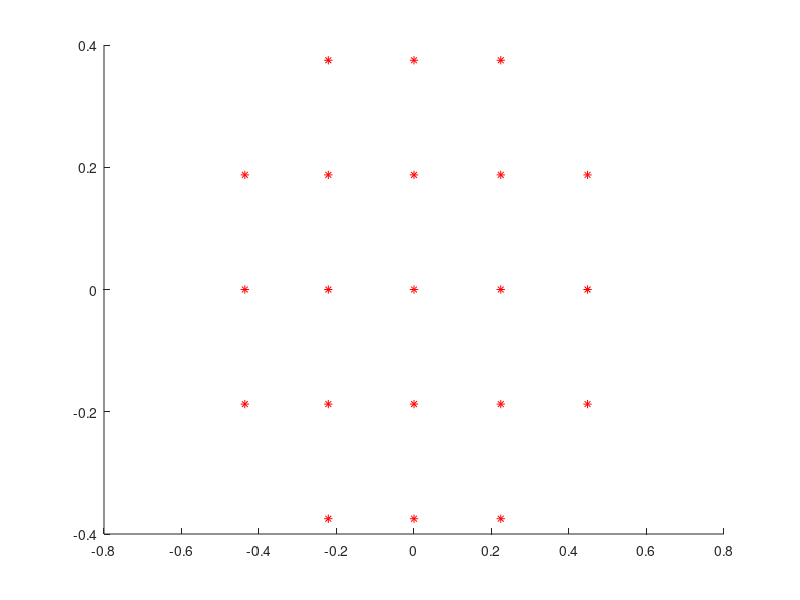

This figure's MATLAB source: (Note: this script raises an error after producing the figure.)
%% Clean
clc;clear all;close all;warning('off');
% profile on
tic
%% Grid,Coordinates
Nx =156;Ny=28;Nz=32; % number of harmonics
Lx= 30;Ly=4;Lz=6;   % mapping ''areas''
eta_ygl  = 2/Ly;   etagl = -cos(pi*(0:Ny)/Ny)';   ygl = (etagl+1)/eta_ygl;
eta_yg  = 2/Ly;    etag  = -cos(pi*(0.5:Ny)/Ny)'; yg = (etag+1)/eta_yg;
xi  = (0:Nx-1)/Nx*2*pi; xi_x = 2*pi/Lx; x   = xi/xi_x;
zi  = (0:Nz-1)/Nz*2*pi; zi_z = 2*pi/Lz; z   = zi/zi_z;
%% Modes
kx  = fftshift(-Nx/2:Nx/2-1);    % wave number vector
kz = fftshift(-Nz/2:Nz/2-1);
kzz=shiftdim(kz,-1);
%% Preprocessing
% Parametergausslast
Re=10;vis = 1/Re;                % visc 1/Re
[X,Y,Z]   = meshgrid(x,ygl,z);
[Xg,Yg,Zg] = meshgrid(x,yg,z);
% plot(ones(size(ygl)),ygl,'r*',ones(size(yg)),yg,'k*');legend('G.L.','G.')
        %%
% Vandermonde Matrices for Gauss-Lobatto & Gauss
Vetagl          = cos(acos(etagl)*(0:Ny));
dVetagl         = diag(1./sqrt(1-etagl.^2))*sin(acos(etagl)*(0:Ny))*diag(0:Ny);
dVetagl(1,:)    = (-1).^(1:Ny+1).*(0:Ny).^2;
dVetagl(Ny+1,:)  = (0:Ny).^2;
Detagl          = dVetagl/Vetagl;
D2etagl = Detagl^2;

Vetag  = cos(acos(etag)*(0:Ny-1));
Detag          = diag(1./sqrt(1-etag.^2))*sin(acos(etag)*(0:Ny-1))*diag(0:Ny-1);
Detag  = Detag/Vetag;
% Timecomplex2real
tfinal =60;  dt     = 1e-3;  Nstep  = ceil(tfinal/dt);  t      = (0:Nstep)*dt;
% Other operators
ZNx = diag(ones(1,Ny+1));
ZNz = ZNx;
ZNy = diag([0 ones(1,Ny-1) 0]);
Igl = speye(Ny+1);
Ig  = speye(Ny);
Igldt=(3/(2*dt))*Igl;
Iglvis=vis*Igl;
% Divergence and gradient operators
VG_trunc = [Vetag zeros(Ny,1)];
div_x  = VG_trunc*inv(Vetagl)*Igl*ZNx;   % must be multiplied with 1i*kx(oo) for each Fourier mode
div_y  = VG_trunc*inv(Vetagl)*Detagl*eta_ygl*ZNy;
grad_x = Vetagl(:,1:Ny)*inv(Vetag)*Ig;      % must be multiplied with 1i*kx(oo) for each Fourier mode
grad_y = Vetagl(:,1:Ny)*inv(Vetag)*Detag*eta_yg;
div_x_act_on_grad_x = -Ig;            % must be multiplied with kx(oo)^2 for each Fourier mode
div_y_act_on_grad_y = div_y*grad_y;

% Test Functions U,V,P
% ufun = @(x,y,z,t) Ly-(y-Ly/2).^2;
ufun = @(x,y,z,t) ones(size(x));
vfun = @(x,y,z,t) x*0;
wfun = @(x,y,z,t) y*0;
ffun = @(x,y,z,t) (-2/Re)*ones(size((x)));
% Initial conditions,
u=ufun(X,Y,Z,0); uold=ufun(X,Y,Z,-dt);
v=vfun(X,Y,Z,0); vold=vfun(X,Y,Z,-dt);
w=wfun(X,Y,Z,0); wold=wfun(X,Y,Z,-dt);
f=ffun(X,Y,Z,0);
[unewh,vnewh,wnewh,dudy,dvdy,dwdy,dudyold,dvdyold,dwdyold]=deal(zeros(size(u)));[pnewh,contcont]=deal(zeros(size(Yg)));
% Initial conditions, fft'ed
fh = fft(fft(f,[],3),[],2);
% %% Force Distribution
%% CENTER etc
coord=[X(:) Y(:) Z(:)];
xcenter=find(coord(:,1)==x(ceil((Nx/5))));
[YY]=coord(xcenter,2);[ZZ]=coord(xcenter,3);
YY=YY-ygl(Ny/2);ZZ=ZZ-z(Nz/2);
hhh=zeros(length(YY));
 for i=1:size(YY(:));zz=ZZ(i);yy=YY(i);
  rad=norm([zz yy]);if rad<0.5;hold on;
     hhh(i)=1;end;
 end
circle=find(hhh);
CENTERS=[x(ceil(Nx/5))*ones(size(circle)) YY(circle)+ygl(Ny/2) ZZ(circle)+z(Nz/2)];
plot(YY(circle),ZZ(circle),'r*');
Ct=1;radius=0.5;
Thrust=((max(u(:))^2)/2)*Ct*pi*radius^2;
Thrusteach=Thrust/length(CENTERS);

%%
save('CENTERS','CENTERS','Nx','Ny','Nz','Lx','Ly','Lz','x','ygl','z')
tol=1e-6;     % tolerance-> steady & continuity
%% Distribute FORCES
load f_eps;
% A=cell(1);
turb=0;for kkk=1:length(CENTERS);AAA{kkk}=Thrusteach*f_eps{kkk};turb=turb+AAA{kkk};end
th = fft(fft(turb,[],3),[],2);
%% Bufferzone cos impl
% buffer=floor(Nx/15);
% alpha = linspace(0,2*pi,buffer+1);
% uout=zeros(1,buffer+1);uin=uout;
% uin(end:-1:buffer/2+1)=(cos(alpha(alpha<=pi))/2 + 0.5);
% uout(1:buffer/2+1)=(cos(alpha(alpha<=pi))/2 + 0.5);
% Uinf=(Ly-(Y(:,Nx-buffer:Nx,:)-Ly/2).^2).*ones(size(u(:,Nx-buffer:Nx,:)));
%% Buffer logspace
buffer=floor(Nx/15);
alfa=logspace(0,1,buffer+1)/10;
Uinf=ones(size(u(:,Nx-buffer:Nx,:)));

for j=1:Nstep;
   
    uh = fft(fft(u,[],3),[],2); vh = fft(fft(v,[],3),[],2); wh = fft(fft(w,[],3),[],2);
    uoldh = fft(fft(uold,[],3),[],2);    voldh = fft(fft(vold,[],3),[],2);    woldh = fft(fft(wold,[],3),[],2);
    %% Exact Convective Term Functions (Comment the ones to compare)
    %% Convective Terms Approximations
    %%%%%%%%%Convective Terms%%%%%%%%%
    % u*dudx & v*dudx & w*dudx (at time t & t-1) - non dealiased
    dudxh= bsxfun(@times, kx*1i*xi_x, uh);    dudxoldh= bsxfun(@times, kx*1i*xi_x, uoldh);
    dvdxh= bsxfun(@times, kx*1i*xi_x, vh);    dvdxoldh= bsxfun(@times, kx*1i*xi_x, voldh);
    dwdxh= bsxfun(@times, kx*1i*xi_x, wh);    dwdxoldh= bsxfun(@times, kx*1i*xi_x, woldh);
    ududx=ifft(ifft(dudxh,[],3),[],2).*u; ududxh = fft(fft(ududx,[],3),[],2); % Non Dealiased Products
    udvdx=ifft(ifft(dvdxh,[],3),[],2).*u; udvdxh = fft(fft(udvdx,[],3),[],2);
    udwdx=ifft(ifft(dwdxh,[],3),[],2).*u; udwdxh = fft(fft(udwdx,[],3),[],2);
    ududxold=ifft(ifft(dudxoldh,[],3),[],2).*uold; ududxoldh = fft(fft(ududxold,[],3),[],2); % Non Dealiased Products
    udvdxold=ifft(ifft(dvdxoldh,[],3),[],2).*uold; udvdxoldh  = fft(fft(udvdxold,[],3),[],2);
    udwdxold=ifft(ifft(dwdxoldh,[],3),[],2).*uold; udwdxoldh  = fft(fft(udwdxold,[],3),[],2);
    
    %% w*dudz & w*dvdz & w*dwdz (at time t & t-1) - dealiased
    % CLOSED LOOP NR2
    dudzh=bsxfun(@times,kzz*1i*zi_z,uh);  dudzoldh=bsxfun(@times,kzz*1i*zi_z,uoldh);
    dvdzh=bsxfun(@times,kzz*1i*zi_z,vh);  dvdzoldh=bsxfun(@times,kzz*1i*zi_z,voldh);
    dwdzh=bsxfun(@times,kzz*1i*zi_z,wh);  dwdzoldh=bsxfun(@times,kzz*1i*zi_z,woldh);
    wdudz=ifft(ifft(dudzh,[],3),[],2).*w; wdudzh = fft(fft(wdudz,[],3),[],2);
    wdvdz=ifft(ifft(dvdzh,[],3),[],2).*w; wdvdzh = fft(fft(wdvdz,[],3),[],2);
    wdwdz=ifft(ifft(dwdzh,[],3),[],2).*w; wdwdzh = fft(fft(wdwdz,[],3),[],2);
    wdudzold=ifft(ifft(dudzoldh,[],3),[],2).*wold; wdudzoldh = fft(fft(wdudzold,[],3),[],2);
    wdvdzold=ifft(ifft(dvdzoldh,[],3),[],2).*wold; wdvdzoldh = fft(fft(wdvdzold,[],3),[],2);
    wdwdzold=ifft(ifft(dwdzoldh,[],3),[],2).*wold; wdwdzoldh = fft(fft(wdwdzold,[],3),[],2);
	 %% v*dudy & v*dvdy & v*dwdy (at time t & t-1) - dealiased
    for e = 1:Nz;
        dudy(:,:,e) = Detagl *eta_ygl*u(:,:,e); dvdy(:,:,e) = Detagl *eta_ygl*v(:,:,e); dwdy(:,:,e) = Detagl *eta_ygl*w(:,:,e);
        dudyold(:,:,e) = Detagl *eta_ygl*uold(:,:,e); dvdyold(:,:,e) = Detagl *eta_ygl*vold(:,:,e); dwdyold(:,:,e) = Detagl *eta_ygl*wold(:,:,e);
    end
    vdudy=dudy.*v; vdudyh = fft(fft(vdudy,[],3),[],2);
    vdvdy=dvdy.*v; vdvdyh = fft(fft(vdvdy,[],3),[],2);
    vdwdy=dwdy.*v; vdwdyh = fft(fft(vdwdy,[],3),[],2);
    vdudyold=dudyold.*vold; vdudyoldh = fft(fft(vdudyold,[],3),[],2);
    vdvdyold=dvdyold.*vold; vdvdyoldh = fft(fft(vdvdyold,[],3),[],2);
    vdwdyold=dwdyold.*vold; vdwdyoldh = fft(fft(vdwdyold,[],3),[],2);
    
    % Loop over Fourier modes

    for m=1:length(kz);
        for oo=1:length(kx);
            % Solving for intermediate velocities; ustar & vsta
            A=Igldt-D2etagl*eta_ygl^2*vis+(xi_x^2*kx(oo)^2+kz(m)^2*zi_z^2)*Iglvis;
            
            convectiveu=2*ududxh(:,oo,m)+2*vdudyh(:,oo,m)+2*wdudzh(:,oo,m)-ududxoldh(:,oo,m)-vdudyoldh(:,oo,m)-wdudzoldh(:,oo,m);
            rhsuint=(2/dt)*uh(:,oo,m)-(1/(2*dt))*uoldh(:,oo,m)+convectiveu-th(:,oo,m);%-fh(:,oo,m);%;
            ustar       = A\rhsuint;
            ustar([1 Ny+1]) = 0;
            %             ustar([1 Ny+1]) = dt*;
            convectivev=2*vdvdyh(:,oo,m)+2*udvdxh(:,oo,m)+2*wdvdzh(:,oo,m)-udvdxoldh(:,oo,m)-vdvdyoldh(:,oo,m)-wdvdzoldh(:,oo,m);
            rhsvint=(2/dt)*vh(:,oo,m)-(1/(2*dt))*voldh(:,oo,m)+convectivev;
            vstar       = A\rhsvint;
            vstar([1 Ny+1])=0;
            
            convectivew=2*vdwdyh(:,oo,m)+2*udwdxh(:,oo,m)+2*wdwdzh(:,oo,m)-udwdxoldh(:,oo,m)-vdwdyoldh(:,oo,m)-wdwdzoldh(:,oo,m);
            rhswint=(2/dt)*wh(:,oo,m)-(1/(2*dt))*woldh(:,oo,m)+convectivew;
            wstar       = A\rhswint;
            wstar([1 Ny+1])=0;
            
            % solve for pressure L*q=f;
            RHS = div_x*(kx(oo)*1i*xi_x)*ustar + div_y*vstar +  div_x*(kz(m)*1i*zi_z)*wstar;
            LHS = dt*( div_x_act_on_grad_x*(kx(oo)^2*xi_x^2+kz(m)^2*zi_z^2) + div_y_act_on_grad_y );
            
            pnewh(:,oo,m) = LHS\RHS;
            % Update velocities
            unewh(:,oo,m) = ustar-dt*grad_x*(kx(oo)*1i*xi_x)*pnewh(:,oo,m);
            vnewh(:,oo,m) = vstar-dt*grad_y*pnewh(:,oo,m);
            wnewh(:,oo,m) = wstar-dt*grad_x*(kz(m)*1i*zi_z)*pnewh(:,oo,m);
            
            contcont(:,oo,m)=div_x*(kx(oo)*1i*xi_x)*unewh(:,oo,m)+div_y*vnewh(:,oo,m)+div_x*(kz(m)*1i*zi_z)*wnewh(:,oo,m);
            
        end
    end
%     t_foruruer=toc
    unew = real(ifft(ifft(unewh,[],3),[],2));
    vnew = real(ifft(ifft(vnewh,[],3),[],2));
    wnew = real(ifft(ifft(wnewh,[],3),[],2));
    % Enforce BC
    unew([1 Ny+1],:) = ufun(X([1 Ny+1],:),Y([1 Ny+1],:),Z([1 Ny+1],:),t(j+1));    % B.C.
    vnew([1 Ny+1],:) = vfun(X([1 Ny+1],:),Y([1 Ny+1],:),Z([1 Ny+1],:),t(j+1));    % B.C.
    wnew([1 Ny+1],:) = wfun(X([1 Ny+1],:),Y([1 Ny+1],:),Z([1 Ny+1],:),t(j+1));    % B.C.
    
    steady=(1/(2*dt))*(3*unew-4*u+uold);s=max(abs(steady(:)));
    if s<tol; disp('solution stedy-tol 1e-6');
        save steadymapped;break;end
    if any(isnan(unew))==1;disp('nan');break;end


    uold = real(ifft(ifft(uh,[],3),[],2));
    vold = real(ifft(ifft(vh,[],3),[],2));
    wold = real(ifft(ifft(wh,[],3),[],2));
%      for i=1:length(uout);unew(:,Nx-buffer+i-1,:)=unew(:,Nx-buffer+i-1,:)*uout(i)+Uinf(:,i,:)*uin(i);end
for i=1:buffer;unew(:,Nx-buffer+i-1,:)=unew(:,Nx-buffer+i-1,:)*(1-alfa(i))+Uinf(:,i,:)*alfa(i);end


    u=unew;v=vnew;w=wnew;
    rescont=sum(contcont(:));
    if rescont>1e-10 ;disp('Cont not satisfied');break;end
    if mod(j,1000)==0;disp(num2str(j/Nstep)); filename=['Nx',num2str(Nx),'Ny',num2str(Ny),'Nz',num2str(Nz),'Lx',num2str(Lx),'Ly',num2str(Ly),'Lz',num2str(Lz),'Re',num2str(Re),'dt',num2str(dt),'T',num2str(t(j)),'BDFAB2buffered.mat'];	
        save(filename,'Nx','Ny','Nz','Re','j','Nstep','u','v','w','X','Y','Z','turb', 'dt','rescont','Lx','Ly','Lz','s');end
end

 twhole_codett=toc
